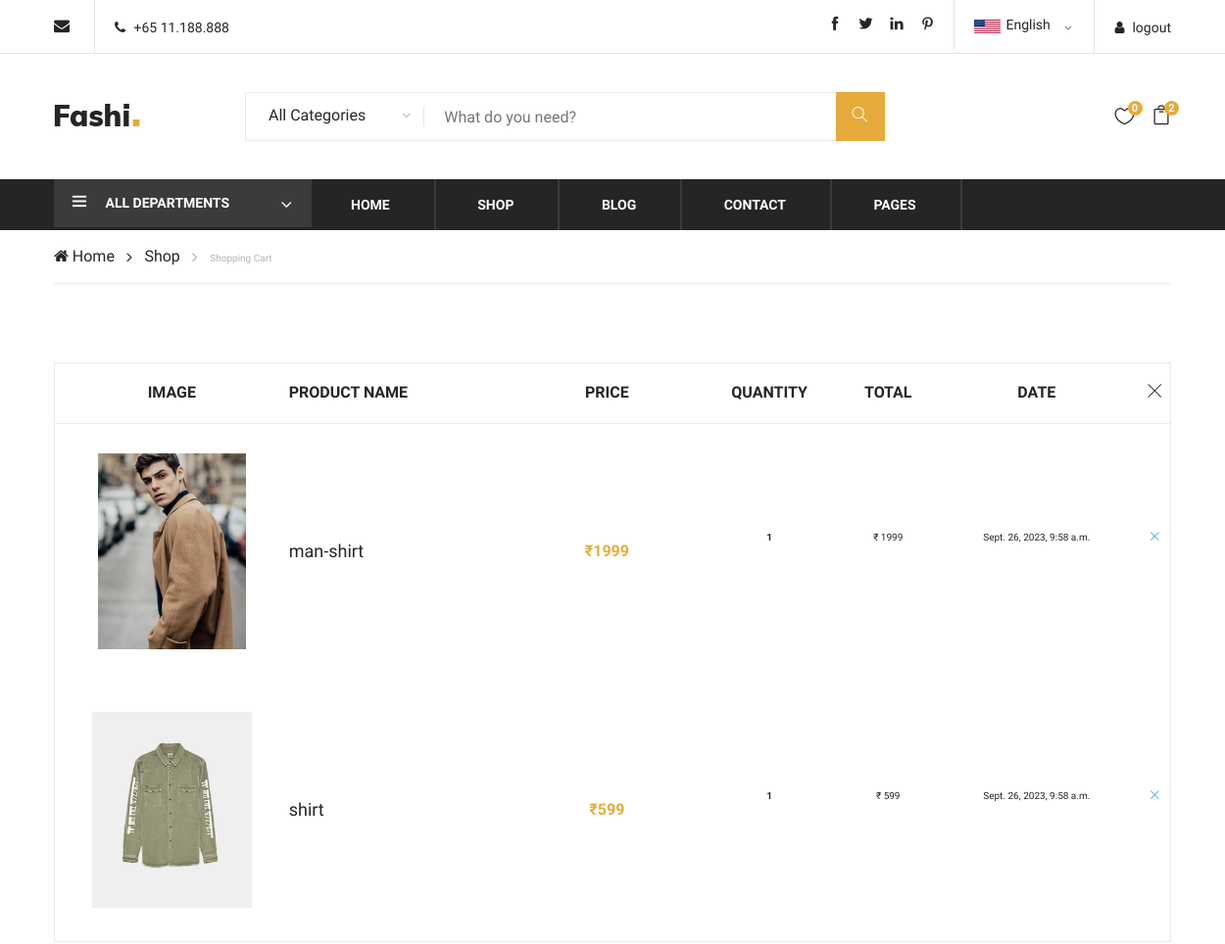
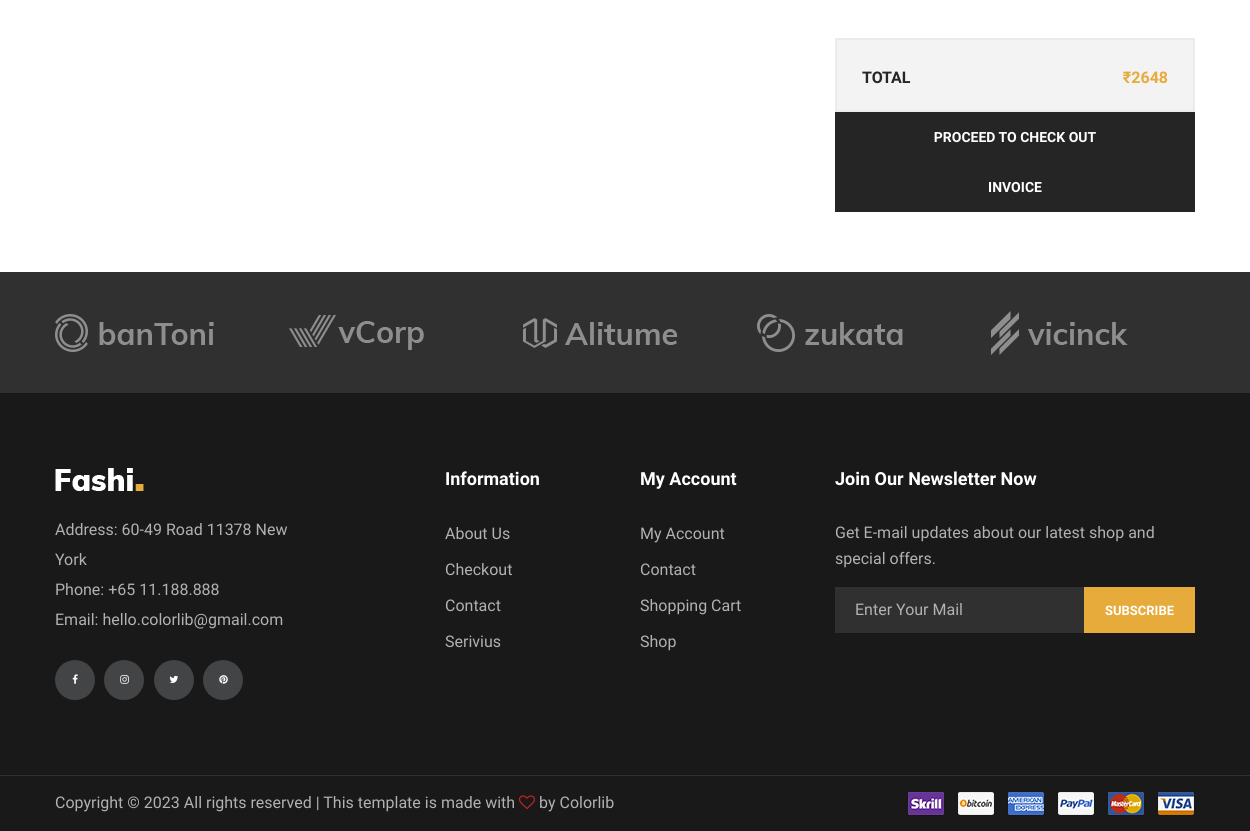
The app's page /order (signed in) with its own data (2 pictures, top to bottom).
### store/models.py (models this page shows, shortened)
class orders(models.Model):
    user_id=models.ForeignKey(user,on_delete=models.CASCADE,blank=True,null=True)
    billing_id=models.ForeignKey(billing_detail,on_delete=models.CASCADE,blank=True,null=True)
    order_id=models.CharField(max_length=30,blank=True,null=True)
    image=models.ImageField()
    product_name=models.CharField(max_length=30)
    price=models.IntegerField()
    qtn=models.IntegerField()
    product_total=models.IntegerField()
    total=models.IntegerField()
    datetime=models.DateTimeField(auto_now=True,blank=True,null=True)

### store/views.py (the view)
# urls.py: path('order',views.order,name="order"),
def order(request):
    uid=user.objects.get(email=request.session['email'])
    show1=orders.objects.filter(user_id=uid)
    show=add_to_cart.objects.all()
    count=add_to_cart.objects.filter(user_id=uid).count()
    count1=wishlist.objects.filter(user_id=uid).count()
    mid=main_category.objects.all()
    pro=add_to_cart.objects.filter(user_id=uid)
    pro1=wishlist.objects.filter(user_id=uid)
    count=orders.objects.filter(user_id=uid).count()
    total0=0
    sub_total0=0
    l10=[]
    for i in show1:
        a=i.price * i.qtn
        l10.append(a)
        sub_total0=sum(l10)
        total0=sub_total0 + 50
    total=0
    sub_total=0
    l1=[]
    for i in pro:
        a=i.total
        l1.append(a)
        sub_total=sum(l1)
        total=sub_total
    total1=0
    sub_total1=0
    l11=[]
    for i in pro1:
        a=i.price
        l11.append(a)
        sub_total1=sum(l11)
        total1=sub_total1
    contaxt={
        "show":show,
        "show1":show1,
        "count":count,
        "count1":count1,
        "mid":mid,
        "total":total,
        "total1":total1,
        "pro":pro,
        "pro1":pro1,
        "total0":total0,
}
    return render(request,"order.html",contaxt)

### store/templates/order.html (shortened to what this page needs)
{% extends 'index.html' %}
{% load static %}
{% block content %}
{% if count < 1 %}
    <div class="container-fluid  mt-100">
        <div class="row">
            <div class="col-md-12">
                <div class="card">
                    <div class="card-header">
                        <h5>Cart</h5>
                    </div>
                    <div class="card-body cart">
                        <div class="col-sm-12 empty-cart-cls text-center">
                            <img src="https://i.imgur.com/dCdflKN.png" width="130" height="130" class="img-fluid mb-4 mr-3">
                            <h3><strong>Your order is Empty</strong></h3>
                            <h4>Add something to make me happy :)</h4>
                            <a href="{% url 'shop' %}" class="btn btn-primary cart-btn-transform m-3" data-abc="true">continue shopping</a>
                        </div>
                    </div>
                </div>
            </div>
        </div>
        </div>
        {% else %}
    <div class="breacrumb-section">
        <div class="container">
            <div class="row">
                <div class="col-lg-12">
                    <div class="breadcrumb-text product-more">
                        <a href="./home.html"><i class="fa fa-home"></i> Home</a>
                        <a href="{% url 'shop' %}">Shop</a>
                        <span>Shopping Cart</span>
                    </div>
                </div>
            </div>
        </div>
    </div>
    <section class="shopping-cart spad">
        <div class="container">
            <div class="row">
                <div class="col-lg-12">
                    <div class="cart-table">
                        <table>
                            <thead>
                                <tr>
                                    <th>Image</th>
                                    <th class="p-name">Product Name</th>
                                    <th>Price</th>
                                    <th>Quantity</th>
                                    <th>Total</th>
                                    <th>Date</th>
                                    <th><i class="ti-close"></i></th>
                                </tr>
                            </thead>
                            <tbody>
                                {% for i in show1 %}
                                <tr>
                                    <td class="cart-pic first-row"><img height="200px" src="{{i.image.url}}" alt=""></td>
                                    <td class="cart-title first-row">
                                        <h5>{{i.product_name}}</h5>
                                    </td>
                                    <td class="p-price first-row">&#8377;{{i.price}}</td>
                                        <td class="quantity">
                                            <div class="quantity buttons-add-minus">
                                                <label for="" style="margin: 10px;">{{i.qtn}}</label>
                                            </div>
                                        </td>
                                    <td>&#8377; {{i.product_total}}</td>
                                    <td>{{i.datetime}}</td>
                                    <td><a class="ti-close" href="{% url 'remove_order' i.id %}"></a></td>
                                </tr>
                                {% endfor %}
                            </tbody>
                        </table>
                    </div>
                    <div class="row">
                        <div class="col-lg-4">
                        </div>
                        <div class="col-lg-4 offset-lg-4">
                            <div class="proceed-checkout">
                                <ul>
                                    <li class="cart-total">Total <span>&#8377;{{total0}}</span></li>
                                </ul>
                                <a href="{% url 'check_out' %}" class="proceed-btn">PROCEED TO CHECK OUT</a>
                                <a href="{% url 'invoice' %}" class="proceed-btn">invoice</a>
                            </div>
                        </div>
                    </div>
                </div>
            </div>
        </div>
    </section>
    <div class="partner-logo">
        <div class="container">
            <div class="logo-carousel owl-carousel">
                <div class="logo-item">
                    <div class="tablecell-inner">
                        <img src="{% static 'img/logo-carousel/logo-1.png' %}" alt="">
                    </div>
                </div>
                <div class="logo-item">
                    <div class="tablecell-inner">
                        <img src="{% static 'img/logo-carousel/logo-2.png' %}" alt="">
                    </div>
                </div>
                <div class="logo-item">
                    <div class="tablecell-inner">
                        <img src="{% static 'img/logo-carousel/logo-3.png' %}" alt="">
                    </div>
                </div>
                <div class="logo-item">
                    <div class="tablecell-inner">
                        <img src="{% static 'img/logo-carousel/logo-4.png' %}" alt="">
                    </div>
                </div>
                <div class="logo-item">
                    <div class="tablecell-inner">
                        <img src="{% static 'img/logo-carousel/logo-5.png' %}" alt="">
                    </div>
                </div>
            </div>
        </div>
    </div>
    {% endif %}
{% endblock %}

### store/static/css/style.css (style rules this page uses)
html, body { height: 100%; font-family: "Muli", sans-serif; -webkit-font-smoothing: antialiased; font-smoothing: antialiased; }
h1, h2, h3, h4, h5, h6 { margin: 0; color: #111111; font-weight: 400; font-family: "Muli", sans-serif; }
h5 { font-size: 18px; }
img { max-width: 100%; }
ul, ol { padding: 0; margin: 0; }
.spad { padding-top: 100px; padding-bottom: 100px; }
.partner-logo { background: #303030; padding: 38px 0; }
.logo-carousel .logo-item { display: table; }
.logo-carousel .logo-item .tablecell-inner { display: table-cell; height: 45px; vertical-align: middle; }
.owl-carousel .owl-item img { display: block; width: auto; }
.breadcrumb-text { border-bottom: 1px solid #ebebeb; padding: 15px 0; }
.breadcrumb-text.product-more a:nth-child(1):after { color: #252525; }
.breadcrumb-text a { display: inline-block; font-size: 16px; color: #252525; margin-right: 28px; position: relative; }
.breadcrumb-text a:after { position: absolute; right: -18px; top: 0px; content: ""; font-family: "FontAwesome"; font-size: 16px; color: #b2b2b2; }
.breadcrumb-text span { display: inline-block; color: #b2b2b2; }
.shopping-cart { padding-top: 80px; padding-bottom: 60px; }
.cart-table { margin-bottom: 40px; }
.cart-table table { width: 100%; min-width: 480px; border: 1px solid #ebebeb; }
.cart-table table tr th { font-size: 16px; color: #252525; font-weight: 700; border-bottom: 1px solid #ebebeb; text-align: center; padding: 18px 0 19px; text-transform: uppercase; }
.cart-table table tr th.p-name { text-align: left; }
.cart-table table tr td { text-align: center; padding-bottom: 34px; }
.cart-table table tr td.first-row { padding-top: 30px; }
.cart-table table tr td.cart-pic { width: 21%; }
.cart-table table tr td.cart-title { text-align: left; }
.cart-table table tr td.cart-title h5 { color: #252525; }
.cart-table table tr td.p-price { width: 16%; }
.cart-table table tr td.p-price, .cart-table table tr td.total-price { color: #e7ab3c; font-size: 16px; font-weight: 700; }
.proceed-checkout ul { border: 2px solid #ebebeb; background: #f3f3f3; padding-left: 25px; padding-right: 25px; padding-top: 16px; padding-bottom: 20px; }
.proceed-checkout ul li { list-style: none; font-size: 16px; font-weight: 700; color: #252525; text-transform: uppercase; overflow: hidden; }
.proceed-checkout ul li.cart-total { padding-top: 10px; }
.proceed-checkout ul li.cart-total span { color: #e7ab3c; }
.proceed-checkout ul li span { float: right; }
.proceed-checkout .proceed-btn { font-size: 14px; font-weight: 700; color: #ffffff; background: #252525; text-transform: uppercase; padding: 15px 25px 14px 25px; display: block; text-align: center; }
@media only screen and (min-width: 1200px) { .container { max-width: 1170px; } }

### records on screen
orders: image (picture), product_name "man-shirt", price "1999", qtn "1", product_total "1999", datetime "Sept. 26, 2023, 9:58 a.m."
orders: image (picture), product_name "shirt", price "599", qtn "1", product_total "599", datetime "Sept. 26, 2023, 9:58 a.m."

### other values on screen
{{ count1 }} "0"
{{ count }} "2"
{{ total0 }} "2648"
